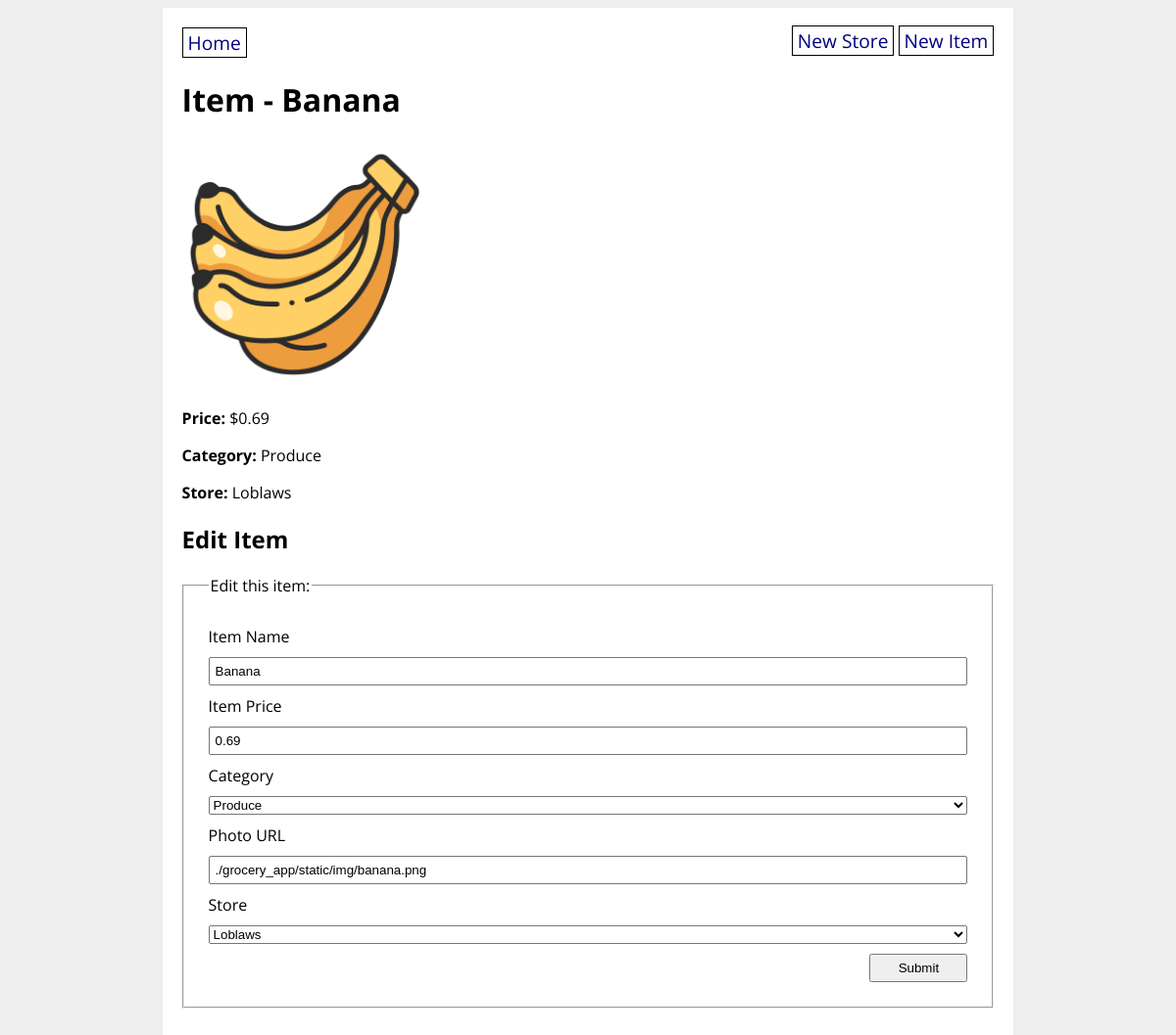
The app's page /item/1, older data.
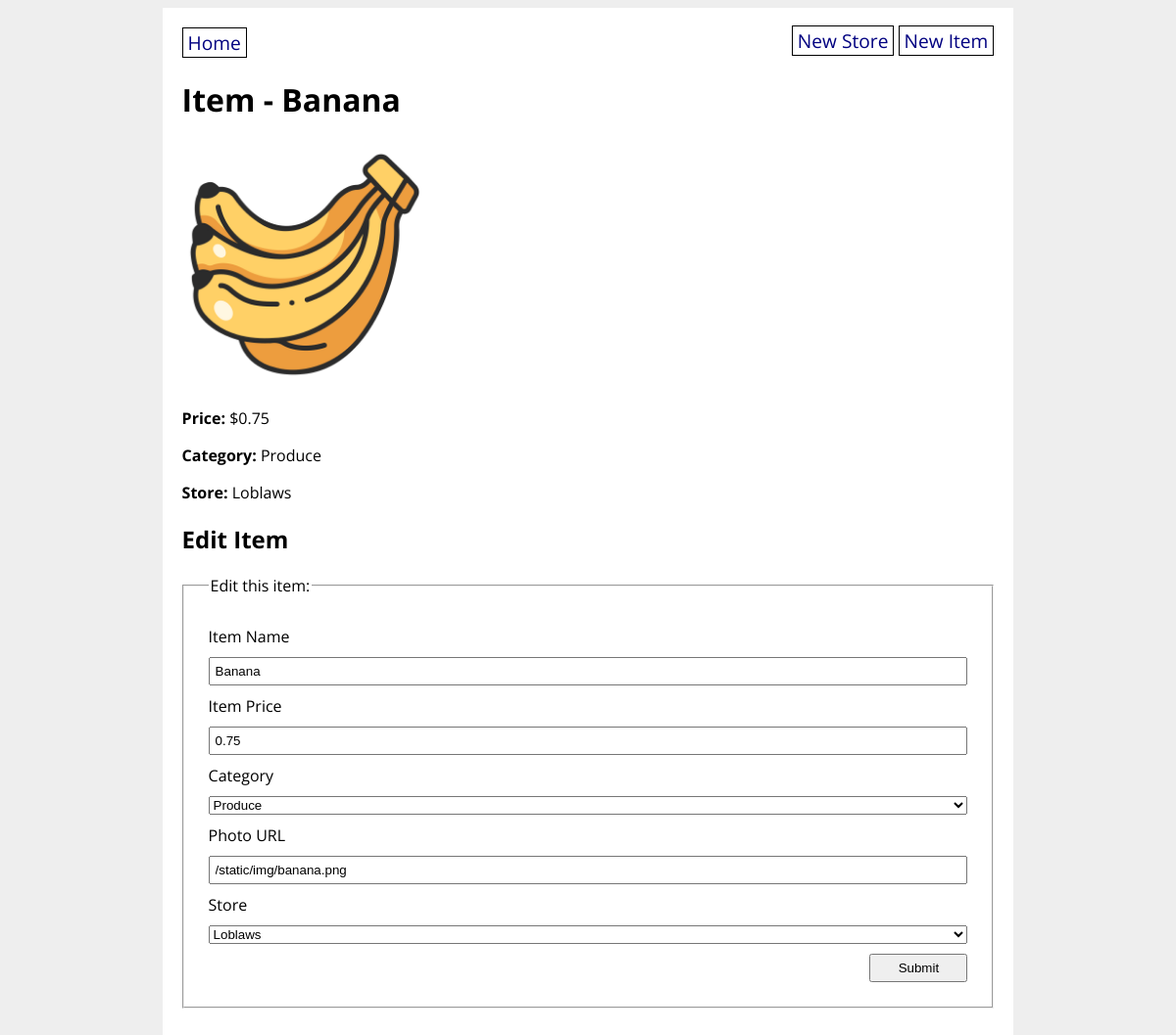
The same page, newer data.
### grocery_app/models.py (models this page shows, shortened)
class GroceryItem(db.Model):
    id = db.Column(db.Integer, primary_key=True)
    name = db.Column(db.String(80), nullable=False)
    price = db.Column(db.Float(precision=2), nullable=False)
    category = db.Column(db.Enum(ItemCategory), default=ItemCategory.OTHER)
    photo_url = db.Column(URLType)
    store_id = db.Column(db.Integer, db.ForeignKey('grocery_store.id'), nullable=False)
    store = db.relationship('GroceryStore', back_populates='items')

### grocery_app/routes.py (the view, shortened to what this page needs)
@main.route('/item/<item_id>', methods=['GET', 'POST'])
def item_detail(item_id):
    item = GroceryItem.query.get(item_id)
    form = GroceryItemForm(obj=item)
    item = GroceryItem.query.get(item_id)
    return render_template('item_detail.html', form=form, item=item)

### grocery_app/forms.py
class GroceryItemForm(FlaskForm):
    name = StringField('Item Name',
        validators=[
            DataRequired(),
            Length(min=3, max=80, message="Your store name needs to be betweeen 3 and 80 chars")
        ])
    price = FloatField('Item Price', validators=[DataRequired()])
    category = SelectField('Category', choices=ItemCategory.choices(), validators=[DataRequired()])
    photo_url = StringField('Photo URL', validators=[DataRequired()])
    store = QuerySelectField('Store', query_factory=lambda: GroceryStore.query, validators=[DataRequired()])
    submit = SubmitField('Submit')

### grocery_app/models.py (called while the page is built)
    def __str__(self):
        return f'{self.title}'

### grocery_app/utils.py (called while the page is built)
    def __str__(self):
        return str(self.value)

### grocery_app/templates/item_detail.html (shortened to what this page needs)
{% extends 'base.html' %}
{% block content %}
<h1>Item - {{ item.name }}</h1>
{% if item.photo_url %}
<p><img src="{{ item.photo_url }}" width="250px" height="250px"></p>
{% endif %}
<p><strong>Price:</strong> ${{ item.price }}</p>
<p><strong>Category:</strong> {{ item.category }}</p>
<p><strong>Store:</strong> {{ item.store.title }}</p>
<h2>Edit Item</h2>
<form method="POST" action="{{ url_for('main.item_detail', item_id=item.id) }}">
    <fieldset>
        <legend>Edit this item:</legend>
        {{ form.name.label }}
        {{ form.name }}
        {{ form.price.label }}
        {{ form.price }}
        {{ form.category.label }}
        {{ form.category }}
        {{ form.photo_url.label }}
        {{ form.photo_url }}
        {{ form.store.label }}
        {{ form.store }}
        {{ form.submit }}
    </fieldset>
</form>
{% endblock %}

Row changes from the older to the newer data that the page shows:
changed GroceryItem "Banana": price "0.69" → "0.75"; photo_url "./grocery_app/static/img/banana.png" → "/static/img/banana.png"
